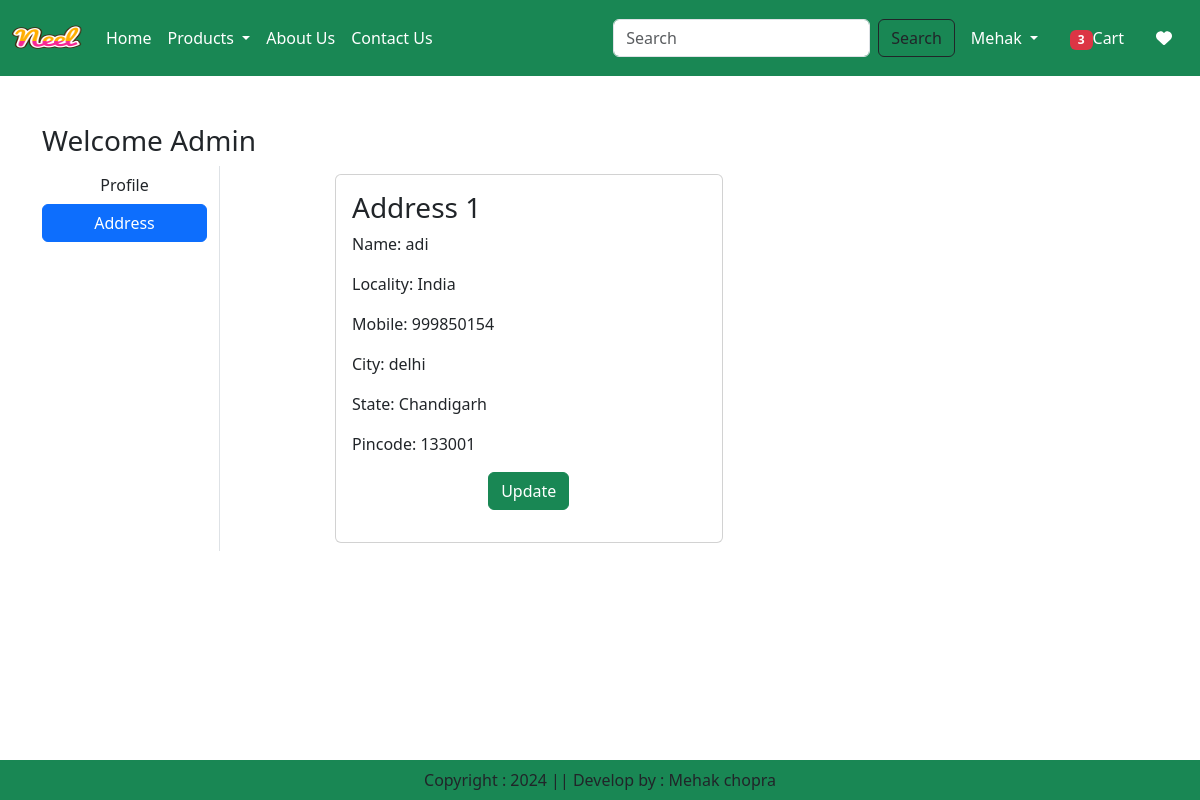
Page /address/ (signed in) on the earlier database version.
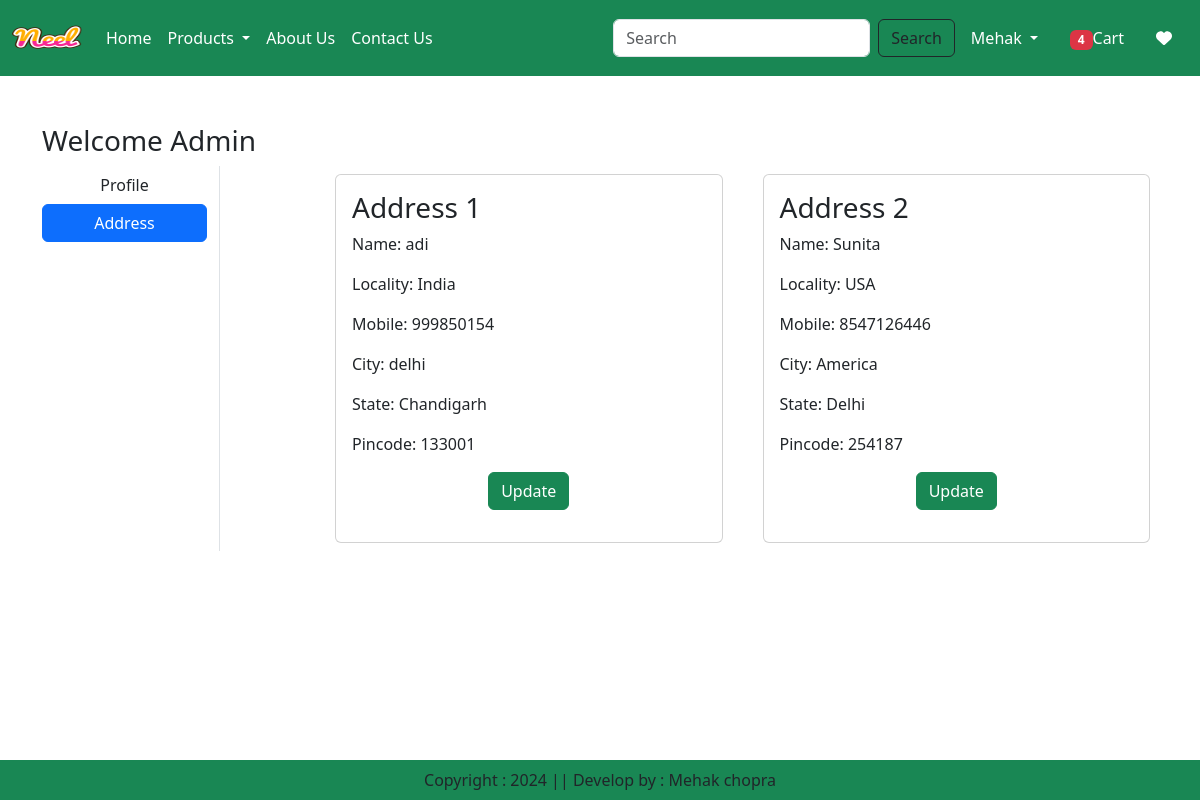
Same page on the later database version.
### app/models.py (models this page shows, shortened)
class Customer(models.Model):
     user=        models.ForeignKey(User,on_delete=models.CASCADE)
     name=        models.CharField(max_length=500)
     locality=    models.CharField(max_length=500)
     city=        models.CharField(max_length=100)
     mobile=      models.IntegerField(default=0)
     zipcode=     models.IntegerField()
     state=       models.CharField(choices=STATE_CHOICES,max_length = 100)

### app/views.py (the view)
# urls.py: path('address/', views.address, name='address'),
@login_required
def address(request):
    add = Customer.objects.filter(user=request.user)
    totalitem = 0
    wishitem = 0
    if request.user.is_authenticated:
            totalitem = len(Cart.objects.filter(user=request.user))
            wishitem = len(Wishlist.objects.filter(user=request.user))
    return render(request, 'app/address.html',locals())

### app/templates/app/address.html (shortened to what this page needs)
{% extends 'app/base.html' %}
{% load static %}
{% block main-content  %}
<div class="container my-5">
    <div class="row">
           <h3>Welcome <span class="text-capitalize">{{request.user}}</span></h3>
        <div class="col-sm-2 border-end">
           <ul class="list-unstyled">
               <li class="d-grid"><a href="{% url 'profile' %}" class="btn ">Profile</a></li>
               <li class="d-grid"><a href="{% url 'address'  %}" class="btn btn-primary">Address</a></li>
           </ul>
        </div>
        <div class="col sm-8 offset-sm-1">
            <div class="row">
             {% for ad in add %}
              <div class="col-sm-6">
                <div class="card m-2">
                    <div class="card-body">
                        <h3>Address {{forloop.counter}}</h3>
                        <p>Name: {{ad.name}}</p>
                        <p>Locality: {{ad.locality}}</p>
                        <p>Mobile: {{ad.mobile}}</p>
                        <p>City: {{ad.city}}</p>
                        <p>State: {{ad.state}}</p>
                        <p>Pincode: {{ad.zipcode}}</p>
                        <p class="text-center"><a href="{% url 'updateAddress' pk=ad.id  %}" type="button" class="btn btn-success">Update</a></p>
                    </div>
                </div>
             </div>
             {%  endfor %}
         </div>
     </div>
    </div>
</div>
{%endblock main-content%}

Differences in the rows shown:
added Customer: name "Sunita", locality "USA", mobile "8547126446", city "America", state "Delhi", zipcode "254187"
Other differences:
{{ totalitem }}: "3" → "4"
